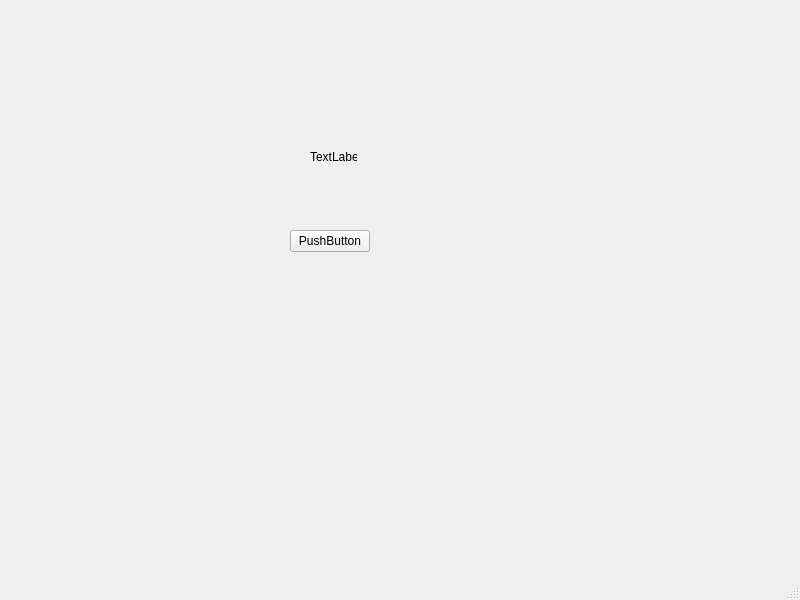
<?xml version="1.0" encoding="UTF-8"?>
<ui version="4.0">
 <class>MainWindow</class>
 <widget class="QMainWindow" name="MainWindow">
  <property name="geometry">
   <rect>
    <x>0</x>
    <y>0</y>
    <width>800</width>
    <height>600</height>
   </rect>
  </property>
  <property name="windowTitle">
   <string>MainWindow</string>
  </property>
  <widget class="QWidget" name="centralwidget">
   <widget class="QLabel" name="label">
    <property name="geometry">
     <rect>
      <x>310</x>
      <y>150</y>
      <width>47</width>
      <height>14</height>
     </rect>
    </property>
    <property name="text">
     <string>TextLabel</string>
    </property>
   </widget>
   <widget class="QPushButton" name="pushButton">
    <property name="geometry">
     <rect>
      <x>290</x>
      <y>230</y>
      <width>80</width>
      <height>22</height>
     </rect>
    </property>
    <property name="text">
     <string>PushButton</string>
    </property>
   </widget>
  </widget>
  <widget class="QMenuBar" name="menubar">
   <property name="geometry">
    <rect>
     <x>0</x>
     <y>0</y>
     <width>800</width>
     <height>21</height>
    </rect>
   </property>
  </widget>
  <widget class="QStatusBar" name="statusbar"/>
 </widget>
 <resources/>
 <connections/>
</ui>
